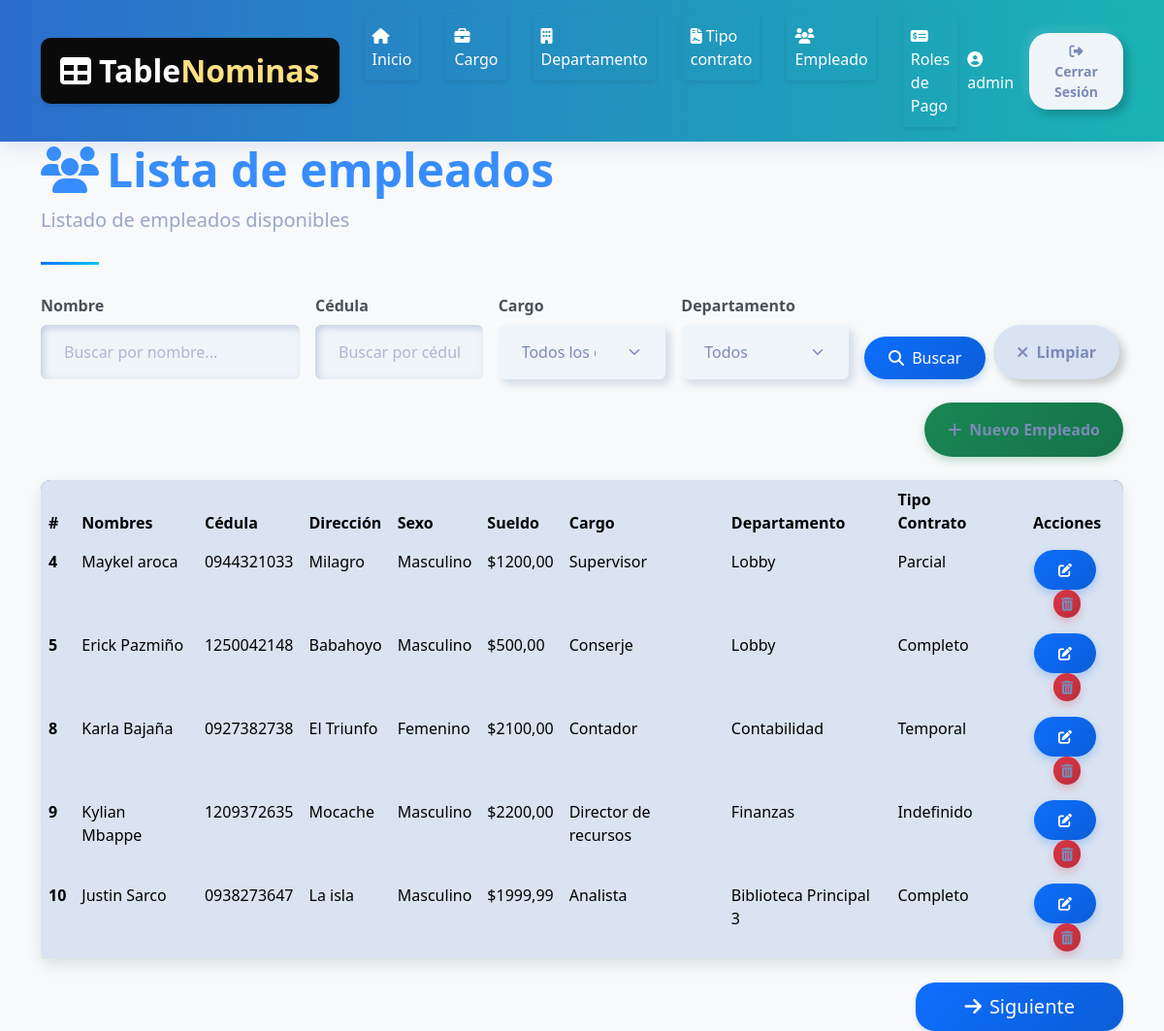
Page /nomina/empleado_list/ (signed in) on the earlier database version.
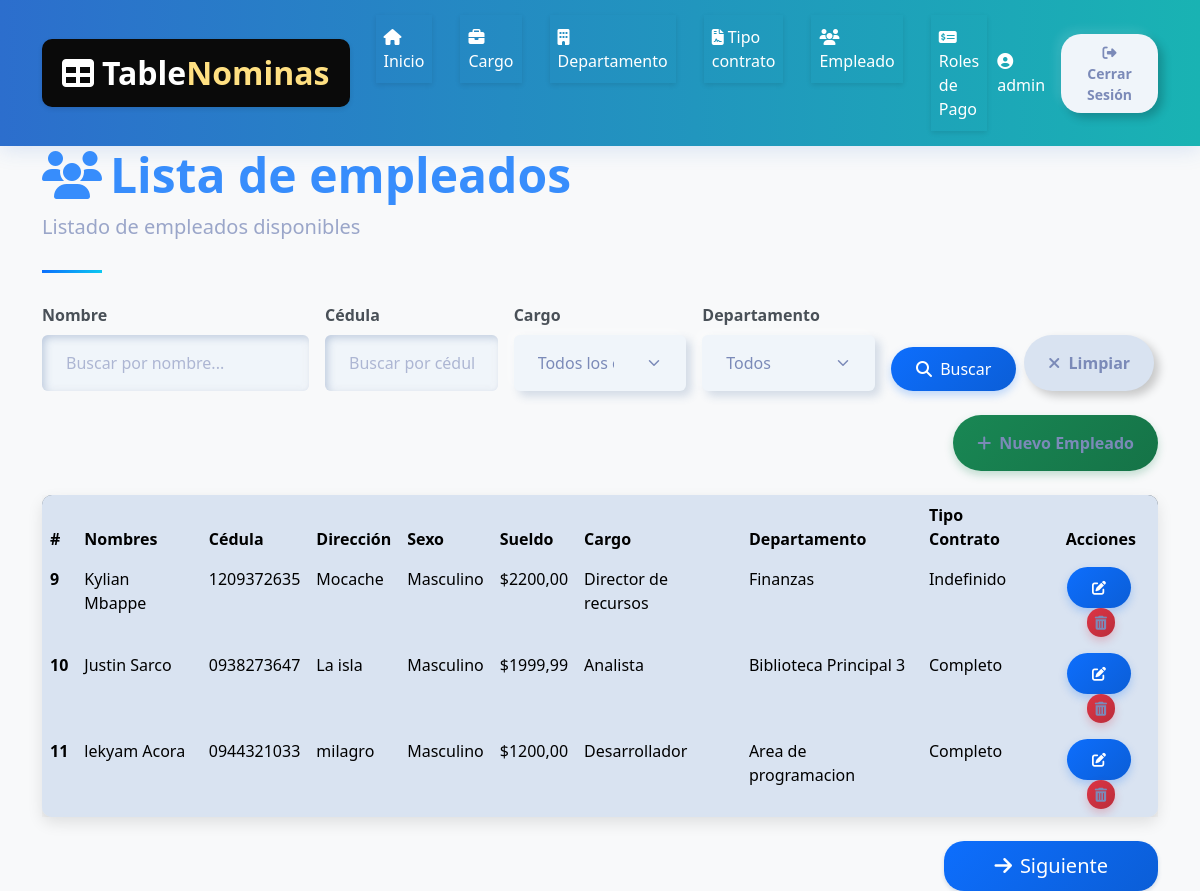
Same page on the later database version.
### core/models.py (models this page shows, shortened)
class Empleado(models.Model):
    SEXO_CHOICES = [
        ('M', 'Masculino'),
        ('F', 'Femenino'),
    ]
    nombres = models.CharField(max_length=100)
    cedula = models.CharField(max_length=20, unique=True)
    direccion = models.TextField()
    sexo = models.CharField(max_length=1, choices=SEXO_CHOICES)
    sueldo = models.DecimalField(max_digits=10, decimal_places=2)
    cargo = models.ForeignKey(Cargo, on_delete=models.CASCADE)
    departamento = models.ForeignKey(Departamento, on_delete=models.CASCADE)
    tipo_contrato = models.ForeignKey(TipoContrato, on_delete=models.CASCADE)

class Cargo(models.Model):
    descripcion = models.CharField(max_length=100, unique=True)

class Departamento(models.Model):
    descripcion = models.CharField(max_length=100, unique=True)

class TipoContrato(models.Model):
    descripcion = models.CharField(max_length=100, unique=True)

### core/views.py (the view)
# urls.py: path('empleado_list/', empleado_list, name='empleado_list'),  # URL para la vista home
@login_required
def empleado_list(request):
    query_nombre = request.GET.get('nombre', None)
    query_cedula = request.GET.get('cedula', None)
    query_cargo = request.GET.get('cargo', None)
    query_departamento = request.GET.get('departamento', None)
    empleados_list = Empleado.objects.all().order_by('id')
    if query_nombre:
        empleados_list = empleados_list.filter(nombre__icontains=query_nombre)
    if query_cedula:
        empleados_list = empleados_list.filter(cedula__icontains=query_cedula)
    if query_cargo:
        empleados_list = empleados_list.filter(cargo__descripcion__icontains=query_cargo)
    if query_departamento:
        empleados_list = empleados_list.filter(departamento__descripcion__icontains=query_departamento)
    paginator = Paginator(empleados_list, 10)
    page_number = request.GET.get('page')
    empleados = paginator.get_page(page_number)
    context = {
        'empleados': empleados,
        'title': 'Listado de empleados',
        'query_nombre': query_nombre,
        'query_cedula': query_cedula,
        'query_cargo': query_cargo,
        'cargos': Cargo.objects.all(), # Para el dropdown de cargos
        'departamentos': Departamento.objects.all() # Para el dropdown de departamentos
    }
    return render(request, 'empleado/list.html', context)

### template/empleado/list.html (shortened to what the changed rows need)
{% extends "home.html" %}
{% block content %}
    <div class="container">
        <header class="page-header">
            <h1 class="display-5 fw-bold text-primary">
                <i class="fas fa-users me-2"></i>Lista de empleados
            </h1>
        </header>
        <div class="card mb-4">
            <div class="card-body p-0">
                <div class="table-responsive">
                    <table class="table table-hover mb-0">
                        <thead>
                            <tr>
                                <th scope="col">#</th>
                                <th scope="col">Nombres</th>
                                <th scope="col">Cédula</th>
                                <th scope="col">Dirección</th>
                                <th scope="col">Sexo</th>
                                <th scope="col">Sueldo</th>
                                <th scope="col">Cargo</th>
                                <th scope="col">Departamento</th>
                                <th scope="col">Tipo Contrato</th>
                                <th scope="col" class="text-center">Acciones</th>
                            </tr>
                        </thead>
                        <tbody>
                            {% for empleado in empleados %}
                            <tr>
                                <th scope="row">{{ empleado.id }}</th>
                                <td>{{ empleado.nombres }}</td>
                                <td>{{ empleado.cedula }}</td>
                                <td>{{ empleado.direccion }}</td>
                                <td>
                                    {% if empleado.sexo == 'M' %}
                                        Masculino
                                    {% else %}
                                        Femenino
                                    {% endif %}
                                </td>
                                <td>${{ empleado.sueldo }}</td>
                                <td>{{ empleado.cargo.descripcion }}</td>
                                <td>{{ empleado.departamento.descripcion }}</td>
                                <td>{{ empleado.tipo_contrato.descripcion }}</td>
                                <td class="text-center">
                                    <a href="{% url 'core:empleado_update' empleado.id %}" class="btn btn-sm btn-primary me-1" title="Editar">
                                        <i class="fas fa-edit"></i>
                                    </a>
                                    <a href="{% url 'core:empleado_delete' empleado.id %}" class="btn btn-sm btn-danger" title="Eliminar">
                                        <i class="fas fa-trash-alt"></i>
                                    </a>
                                </td>
                            </tr>
                            {% empty %}
                            <tr>
                                <td colspan="10" class="text-center text-muted py-4">
                                    No se encontraron empleados con los filtros aplicados
                                </td>
                            </tr>
                            {% endfor %}
                        </tbody>
                    </table>
                </div>
            </div>
        </div>
    </div>
{% endblock %}

Differences in the rows shown:
removed Empleado: id "4", nombres "Maykel aroca", cedula "0944321033", direccion "Milagro", sexo "Masculino", sueldo "1200,00", cargo.descripcion "Supervisor", departamento.descripcion "Lobby", tipo_contrato.descripcion "Parcial"
removed Empleado: id "5", nombres "Erick Pazmiño", cedula "1250042148", direccion "Babahoyo", sexo "Masculino", sueldo "500,00", cargo.descripcion "Conserje", departamento.descripcion "Lobby", tipo_contrato.descripcion "Completo"
removed Empleado: id "8", nombres "Karla Bajaña", cedula "0927382738", direccion "El Triunfo", sexo "Femenino", sueldo "2100,00", cargo.descripcion "Contador", departamento.descripcion "Contabilidad", tipo_contrato.descripcion "Temporal"
added Empleado: id "11", nombres "lekyam Acora", cedula "0944321033", direccion "milagro", sexo "Masculino", sueldo "1200,00", cargo.descripcion "Desarrollador", departamento.descripcion "Area de programacion", tipo_contrato.descripcion "Completo"
